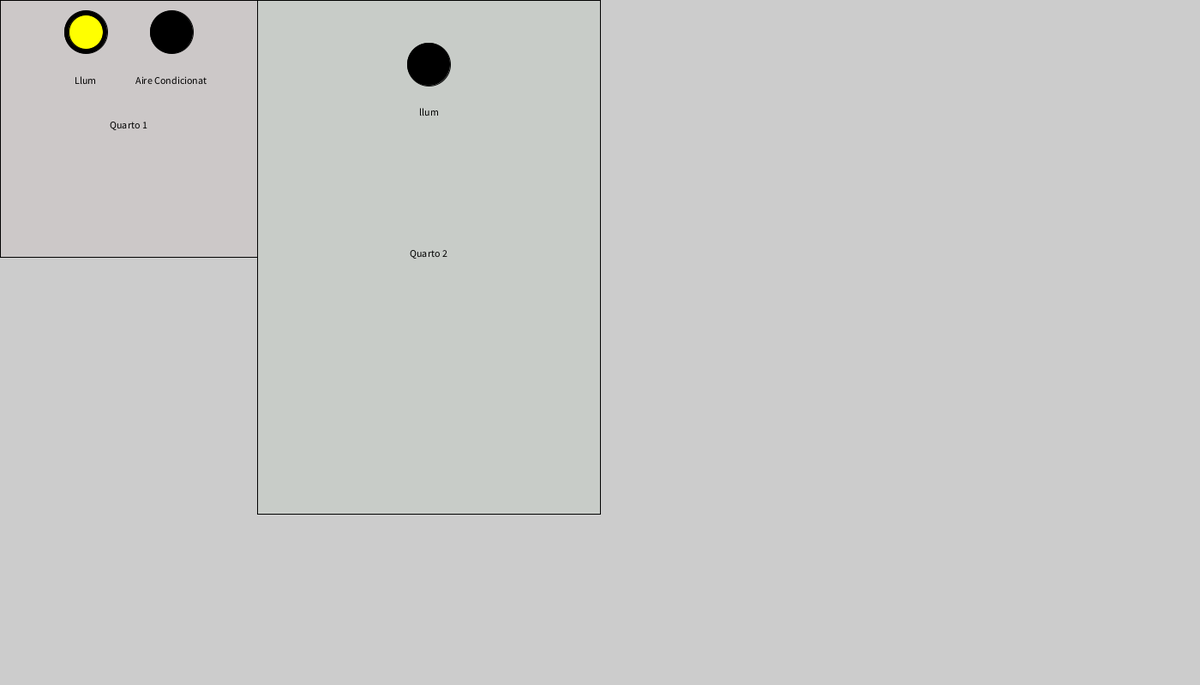
Frame 1 (no input)
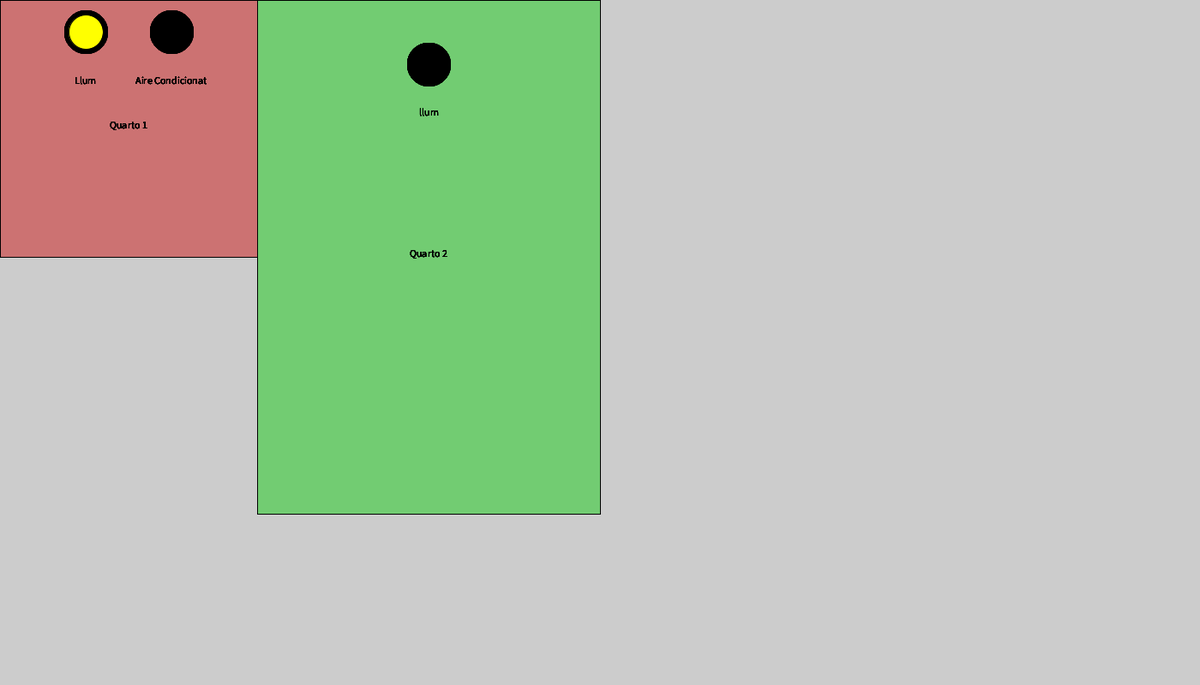
Frame 60 (the mouse pressed at the canvas centre just before this capture)
Frame 120 (the mouse held since frame 60 and released just before this capture): identical to frame 60, image omitted

The Processing sketch that drew these frames (run headless with seeded random() and noise(); from frame 60 on, the mouse is pressed at the canvas centre):

// Processing sketch: zonesDomotica
// ── zonesDomotica.pde
Habitacio h1, h2;
Sensor llum1, llum2, ac1;

void setup(){
  size(1400, 800);
  
  llum1 = new Sensor("Llum");
  llum1.ences = true;
  
  llum2 = new Sensor("llum");
  ac1 = new Sensor("Aire Condicionat");
  
  h1 = new Habitacio("Quarto 1", 0, 0, 300, 300, color(200, 100, 100, 10));
  h1.addSensor(llum1);
  h1.addSensor(ac1);
  
  h2 = new Habitacio("Quarto 2", 300, 0, 400, 600, color(100, 200, 100, 10));
  h2.addSensor(llum2);
}


void draw(){
  
  h1.dibuixa();
  h2.dibuixa();
}

// ── Habitacio.pde
class Habitacio {
  
  float x, y, w, h;
  String nom;
  color c;
  
  Sensor[] sensors;
  int numSensors =  0;
  
  Habitacio(String n, float x, float y, float w, float h, color c){
    this.nom = n;
    this.x = x; this.y = y;
    this.w = w; this.h = h;
    this.c = c;
    this.sensors = new Sensor[10];
  }
  
  void dibuixa(){
    fill(this.c);
    rect(this.x, this.y, this.w, this.h);
    fill(0); textAlign(CENTER);
    text(this.nom, this.x + this.w/2, this.y + this.h/2);
    
    float ws = this.w / (numSensors + 1);
    for(int i=0; i<numSensors; i++){
      sensors[i].dibuixa(this.x + ws*(i+1), this.y + this.h/8);
    }
  }
  
  void addSensor(Sensor s){
    if(numSensors<sensors.length){
      sensors[numSensors] = s;
      numSensors++;
    }
  }
  
}

// ── Sensor.pde
class Sensor {
  
  String nom;
  boolean ences;
  
  Sensor(String n){
    this.nom = n;
    this.ences = false;
  }
  
  void dibuixa(float x, float y){
    fill(0);
    circle(x, y, 50);
    fill(this.ences? color(255, 255, 0) : color(0));
    circle(x, y, 40);
    fill(0); textAlign(CENTER);
    text(this.nom, x, y +  60);
  }
}
